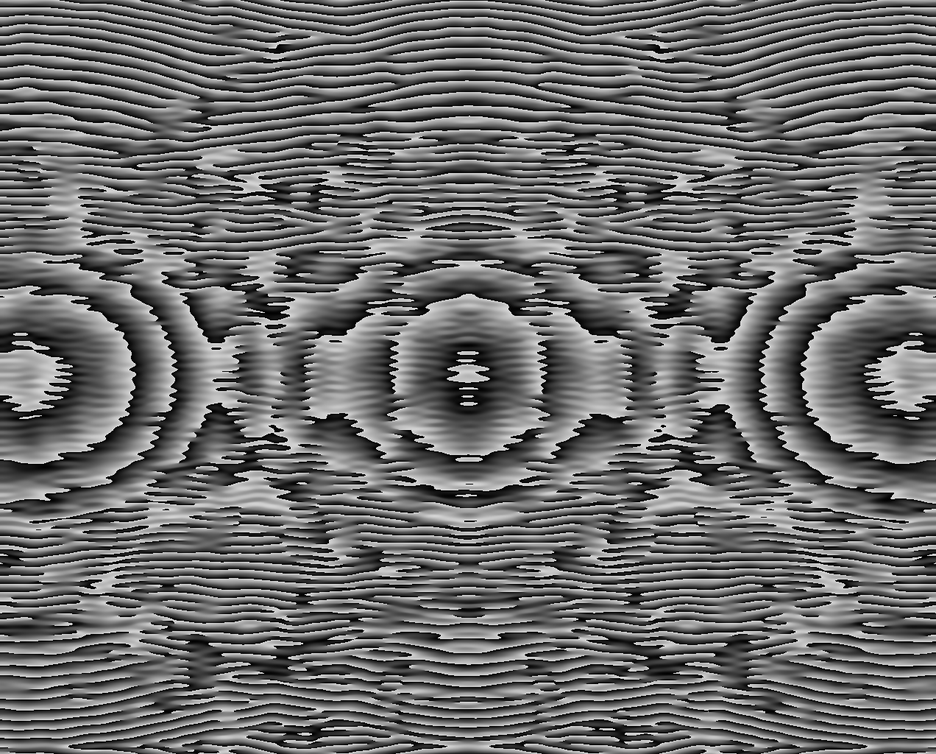
#> input picture test_4.bmp, 936 x 754 px, shrunk from 1272 x 1024 before the run
$ python -i self_supervised_denoiser_v2.py   (imports and definitions only)
#> lines starting #> are read from the running program, lines starting #| are printed output that depends on the picture
"""
自监督去噪器 v2 (SelfSupervisedDenoiserV2)

增强版自监督去噪器，整合 CAREamics 的 N2V2 算法与
多帧时间冗余去噪策略。

灵感来源:
- CAREamics N2V2: 改进的盲点去噪 (https://github.com/CAREamics/careamics)
- LF-denoising: 局部滤波去噪
- v25/MultiFrameDenoiser: 现有多帧去噪

算法原理:
  1. 盲点训练: 随机掩码像素，用邻域值替换，训练网络预测被掩码像素
  2. BlurPool 改进: 使用可分离低通滤波替代 MaxPool，消除棋盘伪影
  3. 多帧融合: 利用时间冗余，指数加权平均多帧结果
  4. 异常值剔除: 检测并剔除闪烁帧，避免鬼影

与现有模块的关系:
  - 与 careamics_adapter.py 协同（CAREamics 适配器提供训练能力）
  - 增强 v1/adaptive_noise_suppressor.py
  - 增强 v25/MultiFrameDenoiser

外部依赖: numpy, scipy (可选), torch (可选)
"""

import numpy as np
import logging
import time
from dataclasses import dataclass, field
from typing import Optional, Tuple, List, Deque
from enum import Enum
from collections import deque

logger = logging.getLogger(__name__)


class DenoiseMode(Enum):
    """去噪模式。"""
    SINGLE_FRAME = "single_frame"     # 单帧去噪
    MULTI_FRAME = "multi_frame"       # 多帧融合去噪
    ADAPTIVE = "adaptive"             # 自适应模式


@dataclass
class DenoiserV2Config:
    """自监督去噪器配置。"""
    # 模式选择
    mode: DenoiseMode = DenoiseMode.ADAPTIVE

    # 单帧参数
    blind_spot_fraction: float = 0.005  # 盲点比例
    neighborhood_size: int = 3          # 邻域大小
    use_blurpool: bool = True           # 使用 BlurPool

    # 多帧参数
    multi_frame_window: int = 5         # 多帧窗口大小
    exponential_alpha: float = 0.3      # 指数加权因子
    outlier_threshold: float = 3.0      # 异常值剔除阈值 (σ)

    # 自适应参数
    min_frames_for_multi: int = 3       # 切换到多帧的最小帧数
    motion_threshold: float = 2.0       # 运动检测阈值 (像素)

    # 回退参数
    fallback_gaussian_sigma: float = 1.0


@dataclass
class DenoiserV2Report:
    """去噪执行报告。"""
    mode_used: str = ""
    input_shape: Tuple[int, ...] = (0, 0)
    output_shape: Tuple[int, ...] = (0, 0)
    snr_before: float = 0.0
    snr_after: float = 0.0
    frames_fused: int = 0
    outliers_rejected: int = 0
    processing_time_ms: float = 0.0
    warnings: List[str] = field(default_factory=list)


class SelfSupervisedDenoiserV2:
    """自监督去噪器 v2。

    支持单帧盲点去噪和多帧时间融合两种模式，
    自动根据场景特征选择最优策略。

    Parameters
    ----------
    config : DenoiserV2Config
        去噪器配置。
    """

    def __init__(self, config: Optional[DenoiserV2Config] = None):
        self.config = config or DenoiserV2Config()
        self._frame_buffer: Deque[np.ndarray] = deque(
            maxlen=self.config.multi_frame_window
        )
        self._weight_buffer: Deque[float] = deque(
            maxlen=self.config.multi_frame_window
        )

    def denoise(self, frame: np.ndarray) -> Tuple[np.ndarray, DenoiserV2Report]:
        """对单帧图像执行去噪。

        Parameters
        ----------
        frame : np.ndarray
            输入图像 (H, W) 或 (H, W, C)。

        Returns
        -------
        Tuple[np.ndarray, DenoiserV2Report]
            (去噪后图像, 执行报告)。
        """
        t0 = time.perf_counter()
        report = DenoiserV2Report(input_shape=frame.shape)

        gray = frame if frame.ndim == 2 else frame[:, :, 0].astype(np.float64)
        report.snr_before = self._estimate_snr(gray)

        # 添加到帧缓冲
        self._frame_buffer.append(gray.copy())
        self._weight_buffer.append(1.0)

        # 选择模式
        if self.config.mode == DenoiseMode.SINGLE_FRAME:
            result = self._single_frame_denoise(gray)
            report.mode_used = "single_frame"
        elif self.config.mode == DenoiseMode.MULTI_FRAME:
            result, n_fused, n_reject = self._multi_frame_denoise()
            report.mode_used = "multi_frame"
            report.frames_fused = n_fused
            report.outliers_rejected = n_reject
        else:  # ADAPTIVE
            if len(self._frame_buffer) >= self.config.min_frames_for_multi:
                motion = self._estimate_motion()
                if motion < self.config.motion_threshold:
                    result, n_fused, n_reject = self._multi_frame_denoise()
                    report.mode_used = "multi_frame"
                    report.frames_fused = n_fused
                    report.outliers_rejected = n_reject
                else:
                    result = self._single_frame_denoise(gray)
                    report.mode_used = "single_frame (motion)"
            else:
                result = self._single_frame_denoise(gray)
                report.mode_used = "single_frame (warmup)"

        report.output_shape = result.shape
        report.snr_after = self._estimate_snr(result)
        report.processing_time_ms = (time.perf_counter() - t0) * 1000

        return result, report

    def _single_frame_denoise(self, gray: np.ndarray) -> np.ndarray:
        """单帧盲点去噪。"""
        sigma = self._estimate_noise_sigma(gray)

        if sigma < 3.0:
            return gray.copy()  # 低噪声，不处理

        # 使用 BlurPool 风格的低通滤波
        if self.config.use_blurpool:
            result = self._blurpool_denoise(gray, sigma)
        else:
            from scipy.ndimage import gaussian_filter
            result = gaussian_filter(gray, sigma=min(sigma / 10, 2.0))

        return result

    def _blurpool_denoise(self, gray: np.ndarray, sigma: float) -> np.ndarray:
        """BlurPool 风格去噪（可分离低通滤波）。"""
        # 构建可分离高斯核
        k_size = 5
        x = np.arange(k_size) - k_size // 2
        kernel_1d = np.exp(-x**2 / (2 * max(sigma / 5, 0.5)**2))
        kernel_1d /= kernel_1d.sum()

        # 可分离卷积
        result = np.apply_along_axis(lambda m: np.convolve(m, kernel_1d, mode='same'), 0, gray)
        result = np.apply_along_axis(lambda m: np.convolve(m, kernel_1d, mode='same'), 1, result)

        return result

    # [52 lines left out: functions _multi_frame_denoise, _estimate_motion, not called in this run]

    @staticmethod
    def _estimate_noise_sigma(image: np.ndarray) -> float:
        """MAD 噪声估计。"""
        return np.median(np.abs(image - np.median(image))) * 1.4826 / 0.6745

    @staticmethod
    def _estimate_snr(image: np.ndarray) -> float:
        """SNR 估计。"""
        signal = np.mean(image)
        noise = np.std(image[image < np.percentile(image, 50)])
        return signal / max(noise, 1e-10)

    # [4 lines left out: function reset, not called in this run]


# [16 lines not run here, left out]

>>> import cv2
>>> picture = cv2.imread('../test_4.bmp', cv2.IMREAD_GRAYSCALE)
#> picture is the input picture: shape (754, 936); min 0, max 255, mean 107.8
>>> result = SelfSupervisedDenoiserV2().denoise(picture)
#> in _estimate_snr, `signal = np.mean(image)`: signal = 107.8
#> in _estimate_snr, `noise = np.std(image[image < np.percentile(image, 50)])`: noise = 30.46
#> in denoise, `report.snr_before = self._estimate_snr(gray)`: report.snr_before = 3.54
#> in _single_frame_denoise, `sigma = self._estimate_noise_sigma(gray)`: sigma = 107.7
#> in _blurpool_denoise, `kernel_1d = np.exp(-x**2 / (2 * max(sigma / 5, 0.5)**2))`: kernel_1d = [0.996, 0.999, 1, 0.999, 0.996]
#> in _blurpool_denoise, `kernel_1d /= kernel_1d.sum()`: kernel_1d = [0.2, 0.2, 0.2, 0.2, 0.2]
#> in _blurpool_denoise, `result = np.apply_along_axis(lambda m: np.convolve(m, kernel_1d, mode=..`:
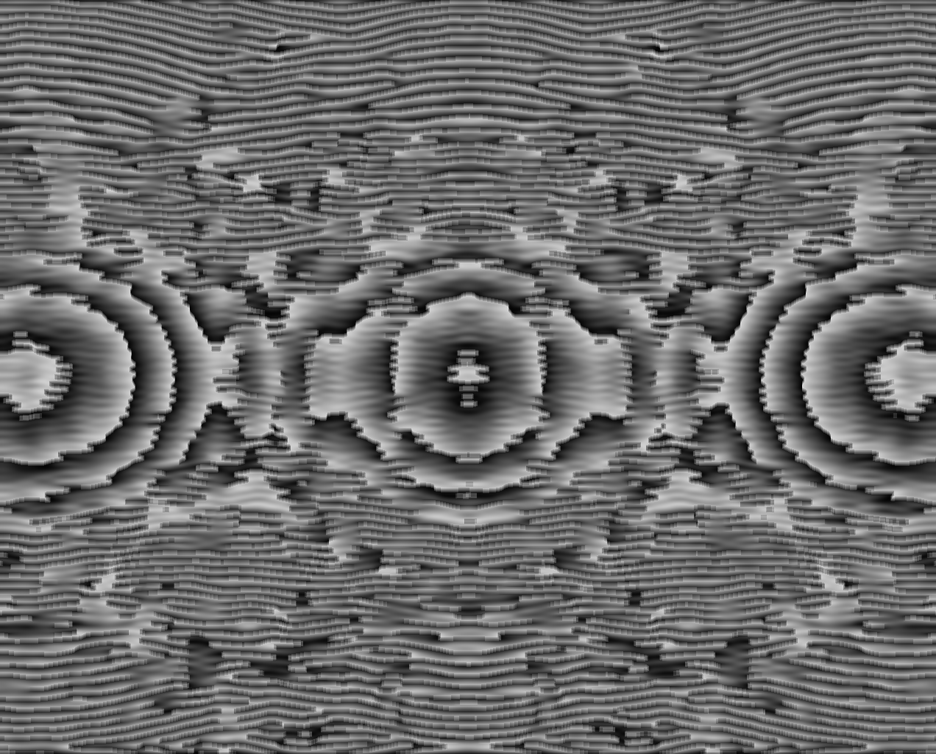
#> result: shape (754, 936) float64; min 0.399, max 226.2, mean 107.6
#> in denoise, `report.snr_after = self._estimate_snr(result)`: report.snr_after = 5.03

$ run again, on Direct_Analytic_3Spots_1272x1024.bmp
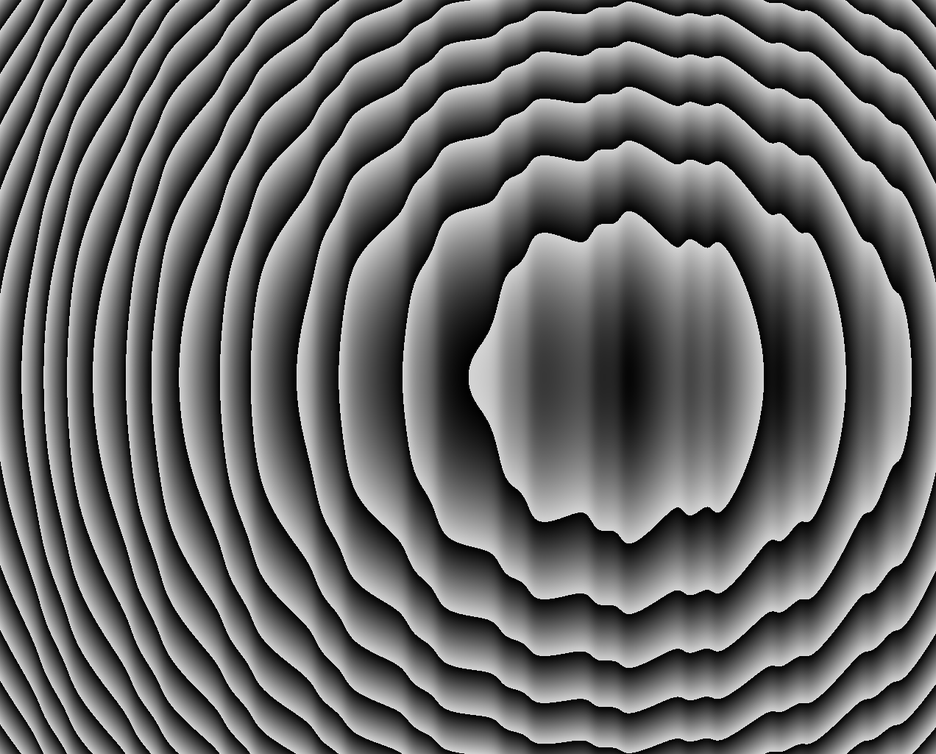
#> input picture Direct_Analytic_3Spots_1272x1024.bmp, 936 x 754 px, shrunk from 1272 x 1024 before the run
#> picture is the input picture: shape (754, 936); min 0, max 242, mean 105.3
#> signal = 105.3
#> noise = 29.11
#> report.snr_before = 3.62
#> sigma = 109.9
#> in _blurpool_denoise, `kernel_1d = np.exp(-x**2 / (2 * max(sigma / 5, 0.5)**2))`: kernel_1d = [0.996, 0.999, 1, 0.999, 0.996]
#> in _blurpool_denoise, `kernel_1d /= kernel_1d.sum()`: kernel_1d = [0.2, 0.2, 0.2, 0.2, 0.2]
#> in _blurpool_denoise, `result = np.apply_along_axis(lambda m: np.convolve(m, kernel_1d, mode=..`:
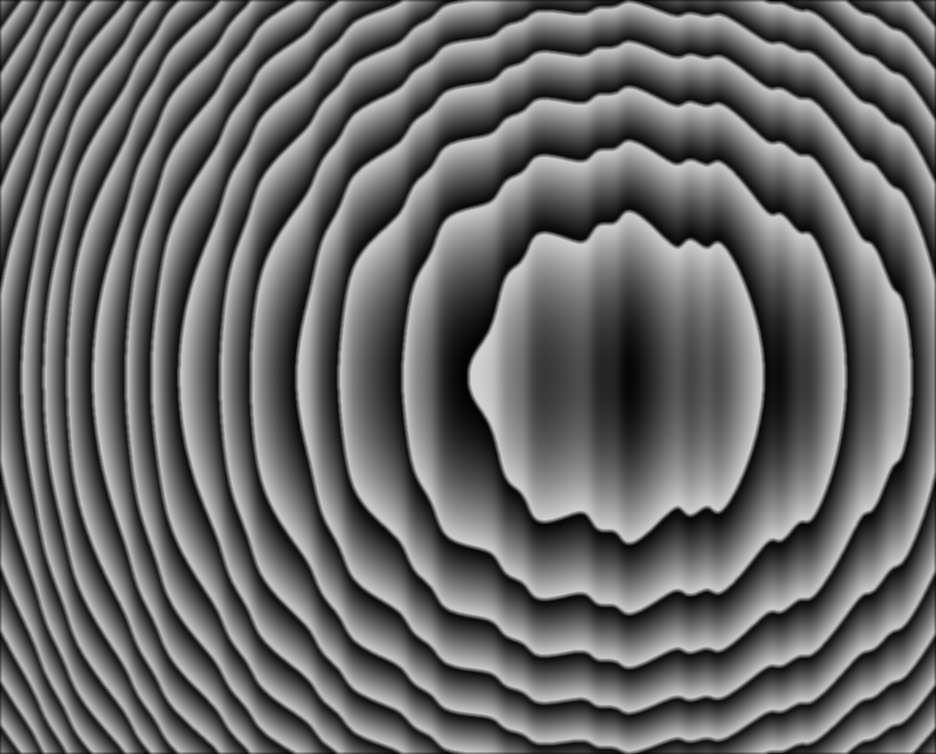
#> result: shape (754, 936) float64; min 2.44, max 214, mean 105
#> report.snr_after = 4.05

$ run again, on Hamamatsu_Fresnel_3Spots_1272x1024.bmp
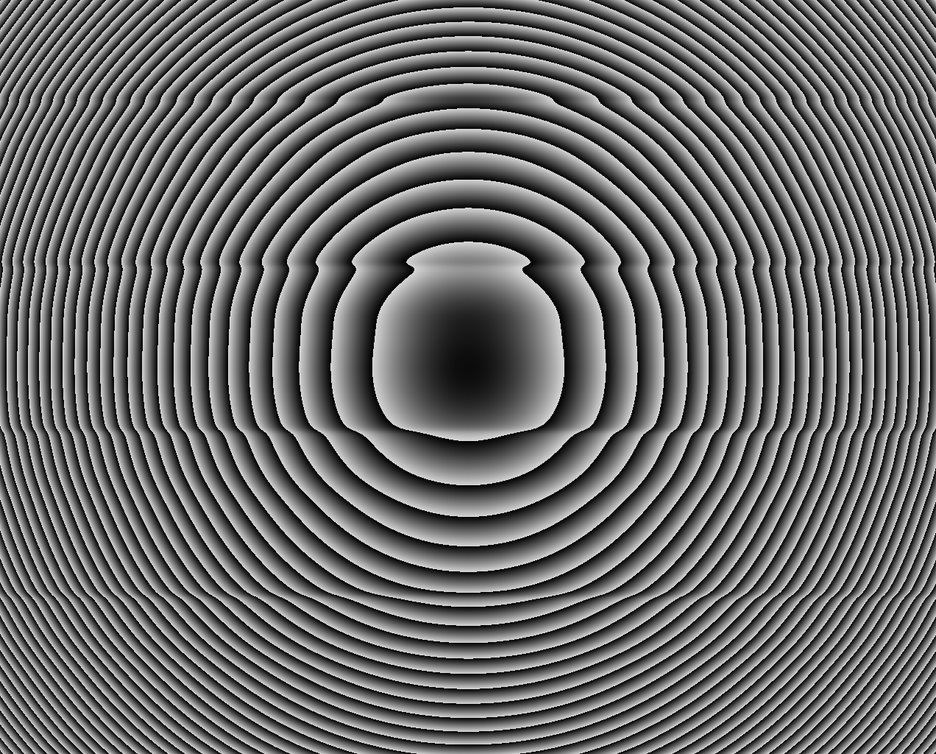
#> input picture Hamamatsu_Fresnel_3Spots_1272x1024.bmp, 936 x 754 px, shrunk from 1272 x 1024 before the run
#> picture is the input picture: shape (754, 936); min 0, max 240, mean 106
#> signal = 106
#> noise = 29.33
#> report.snr_before = 3.62
#> sigma = 109.9
#> in _blurpool_denoise, `kernel_1d = np.exp(-x**2 / (2 * max(sigma / 5, 0.5)**2))`: kernel_1d = [0.996, 0.999, 1, 0.999, 0.996]
#> in _blurpool_denoise, `kernel_1d /= kernel_1d.sum()`: kernel_1d = [0.2, 0.2, 0.2, 0.2, 0.2]
#> in _blurpool_denoise, `result = np.apply_along_axis(lambda m: np.convolve(m, kernel_1d, mode=..`:
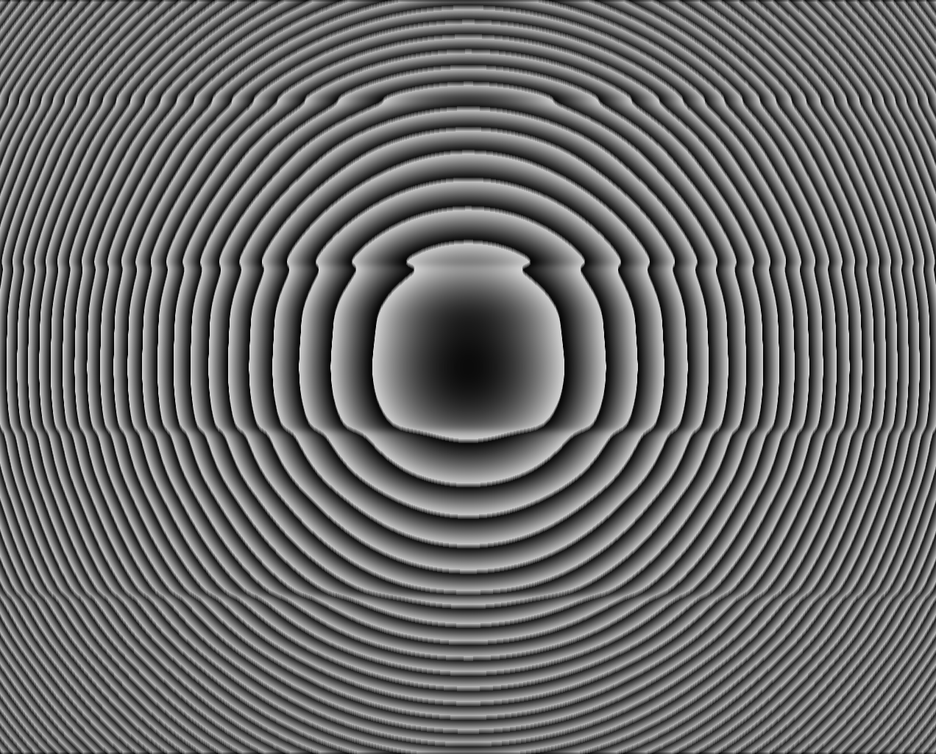
#> result: shape (754, 936) float64; min 0, max 230.4, mean 105.8
#> in _blurpool_denoise, `result = np.apply_along_axis(lambda m: np.convolve(m, kernel_1d, mode=..`:
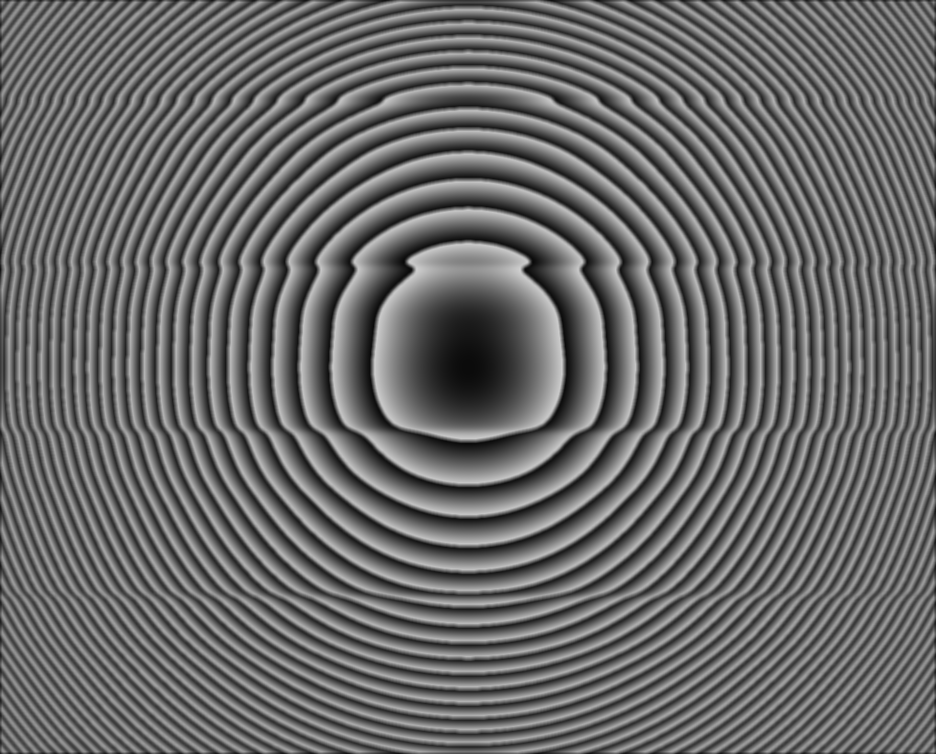
#> result: shape (754, 936) float64; min 9.48, max 207.4, mean 105.7
#> report.snr_after = 4.97

$ run again, on Hamamatsu_Official_Logic_3Spots_1272x1024.bmp
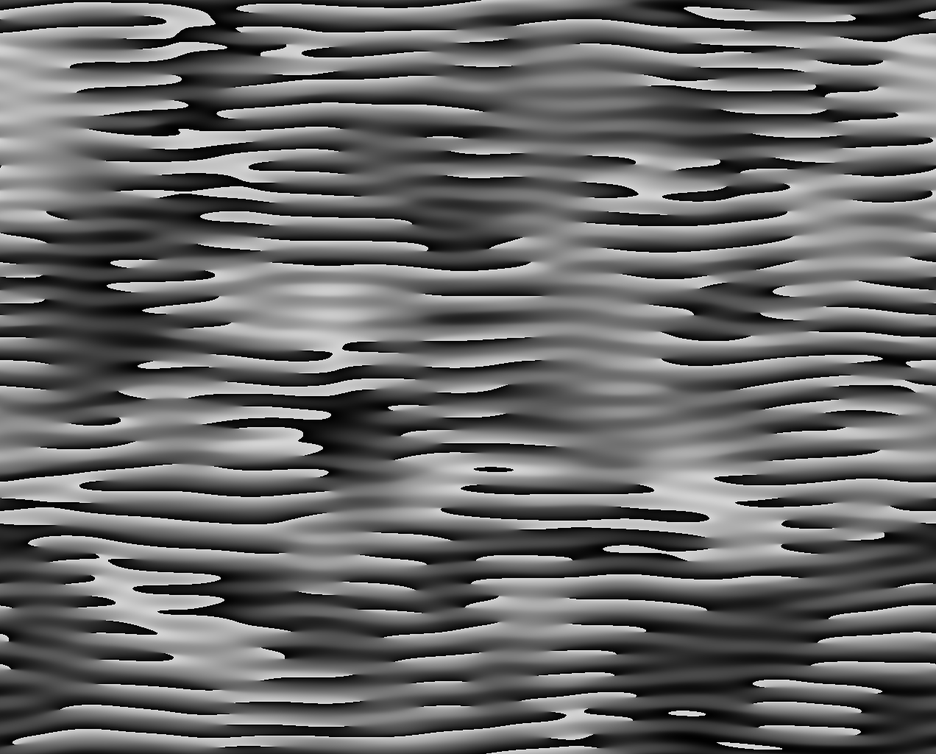
#> input picture Hamamatsu_Official_Logic_3Spots_1272x1024.bmp, 936 x 754 px, shrunk from 1272 x 1024 before the run
#> picture is the input picture: shape (754, 936); min 0, max 255, mean 103.9
#> signal = 103.9
#> noise = 28.3
#> report.snr_before = 3.67
#> sigma = 105.5
#> in _blurpool_denoise, `kernel_1d = np.exp(-x**2 / (2 * max(sigma / 5, 0.5)**2))`: kernel_1d = [0.996, 0.999, 1, 0.999, 0.996]
#> in _blurpool_denoise, `kernel_1d /= kernel_1d.sum()`: kernel_1d = [0.2, 0.2, 0.2, 0.2, 0.2]
#> in _blurpool_denoise, `result = np.apply_along_axis(lambda m: np.convolve(m, kernel_1d, mode=..`:
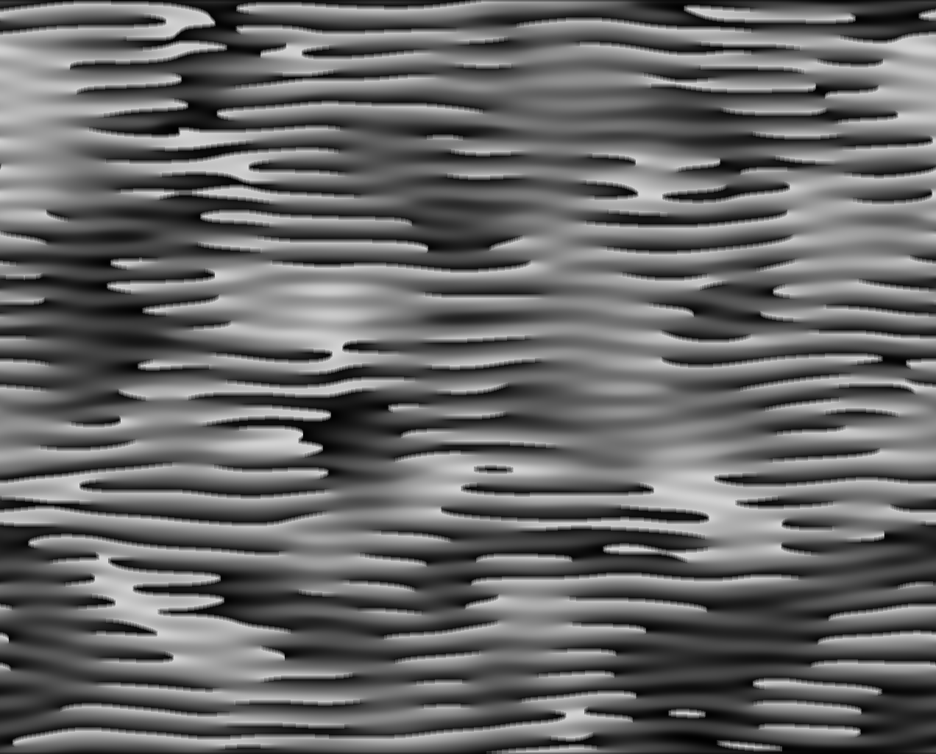
#> result: shape (754, 936) float64; min 0.798, max 220.4, mean 103.8
#> report.snr_after = 4.15
